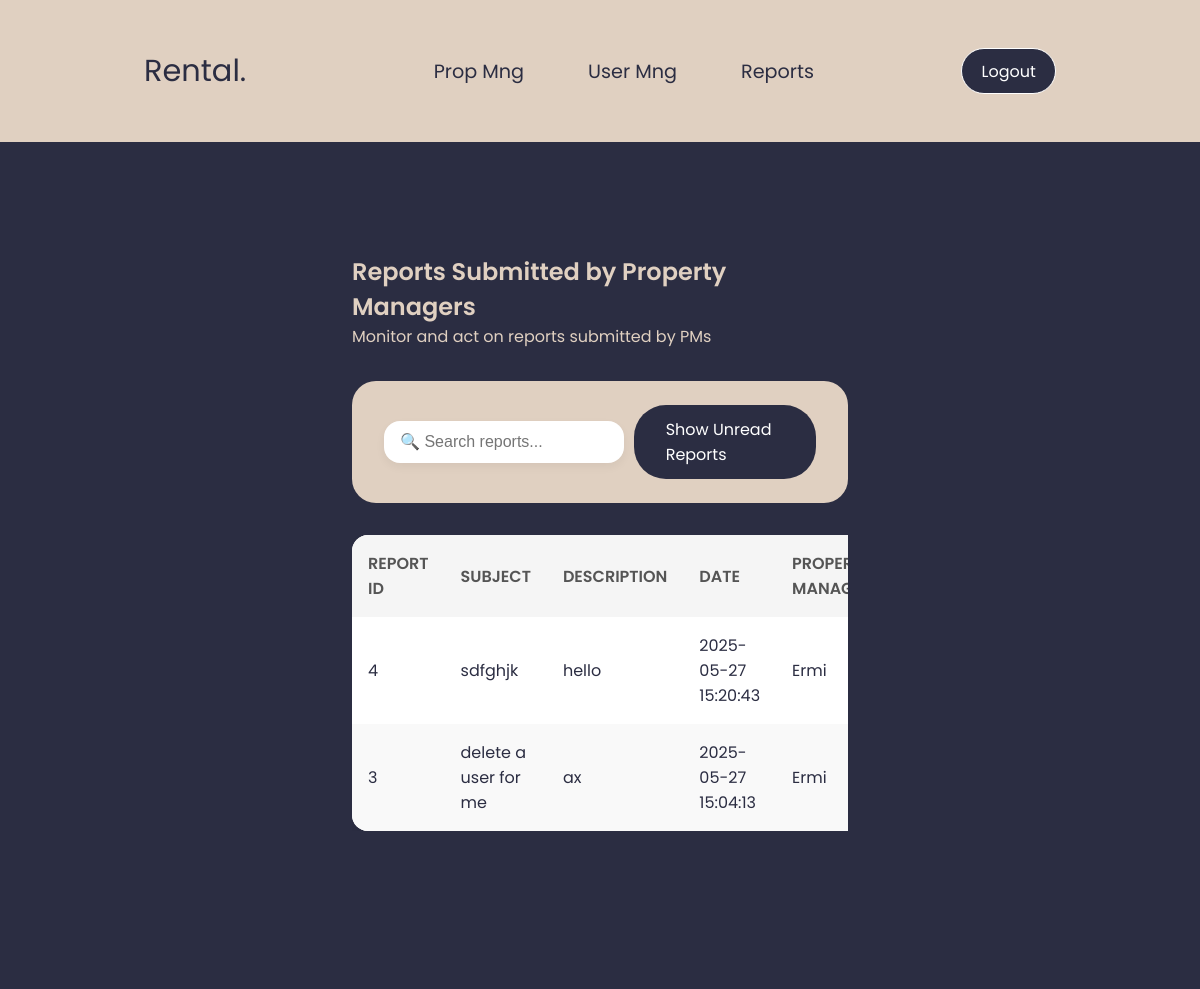
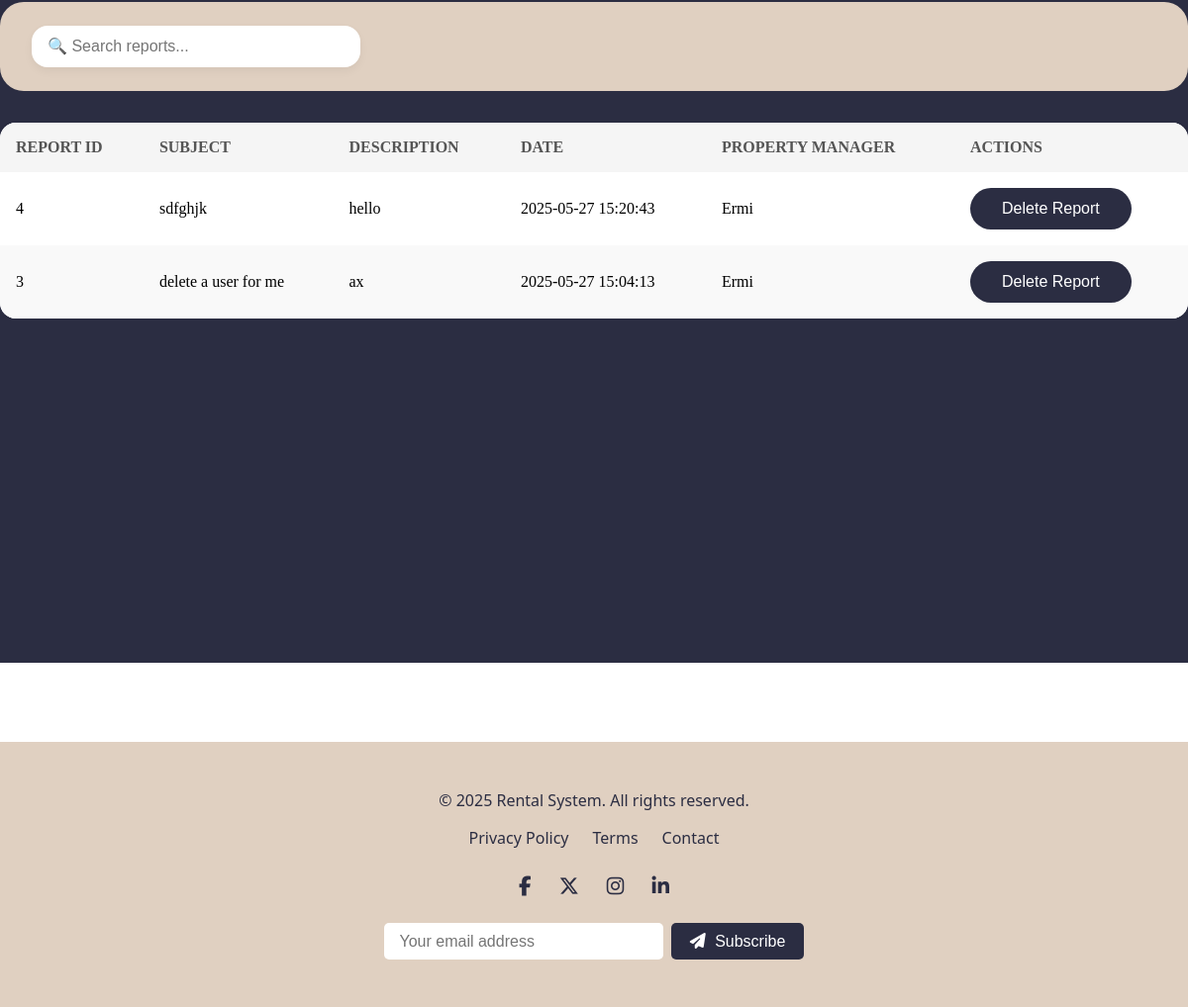
The app's page /admin/view_reports.php?show_read=1 (signed in) with its own data (2 pictures, top to bottom).
### tables this page shows
CREATE TABLE `reports_for_admin` (
  `id` int(11) NOT NULL,
  `property_manager_id` int(11) NOT NULL,
  `subject` text NOT NULL,
  `description` text NOT NULL,
  `created_at` timestamp NOT NULL DEFAULT current_timestamp(),
  `is_read` tinyint(1) NOT NULL DEFAULT 0
);

CREATE TABLE `users` (
  `id` int(11) NOT NULL,
  `name` varchar(100) NOT NULL,
  `email` varchar(100) NOT NULL,
  `password` varchar(255) NOT NULL,
  `role` enum('admin','tenant','owner','property_manager','government') NOT NULL,
  `status` enum('active','inactive','deleted') DEFAULT 'active',
  `created_at` timestamp NOT NULL DEFAULT current_timestamp()
);

### admin/view_reports.php (the view, shortened to what this page needs)
<?php
require_once '../config/db.php';
$show_read = isset($_GET['show_read']) && $_GET['show_read'] == 1;
if ($show_read) {
    $stmt = $pdo->prepare("
        SELECT r.id AS report_id, r.subject, r.description, r.created_at, r.is_read,
               pm.name AS pm_name
        FROM reports_for_admin r
        JOIN users pm ON r.property_manager_id = pm.id
        WHERE r.is_read = 1
        ORDER BY r.created_at DESC
    ");
}
$stmt->execute();
$reports = $stmt->fetchAll(PDO::FETCH_ASSOC);
?>
<!DOCTYPE html>
<html lang="en">
<head>
    <link rel="stylesheet" href="../assets/style1.css" />
    <link rel="stylesheet" href="../assets/fonts/all.css">
</head>
<body>
  <div class="prop_con">
    <div class="navbar prop_nav">
      <p>Rental.</p>
      <ul>
        <li><a href="manage_pm.php">Prop Mng</a></li>
        <li><a href="manage_users.php">User Mng</a></li>
        <li><a href="view_reports.php" class="active">Reports</a></li>
      </ul>
      <button class="btn" type="button" onclick="window.location.href='../auth/logout.php'">Logout</button>
    </div>
    <div class="container">
      <h2>Reports Submitted by Property Managers</h2>
      <p>Monitor and act on reports submitted by PMs</p>
<div class="top-bar">
  <input type="text" id="searchInput" placeholder="🔍 Search reports...">
  <a href="view_reports.php?show_read=<?= $show_read ? 0 : 1 ?>" class="btn" style="margin-left:10px;">
    <?= $show_read ? 'Show Unread Reports' : 'Show Read Reports' ?>
  </a>
</div>
<?php if (!$reports): ?>
  <p>No reports found.</p>
<?php else: ?>
  <div style="overflow-x:auto;">
    <table class="user-table" id="reportTable">
      <thead>
        <tr>
          <th>Report ID</th>
          <th>Subject</th>
          <th>Description</th>
          <th>Date</th>
          <th>Property Manager</th>
        </tr>
      </thead>
      <tbody>
        <?php foreach ($reports as $r): ?>
          <tr>
            <td><?= htmlspecialchars($r['report_id']) ?></td>
            <td><?= htmlspecialchars($r['subject']) ?></td>
            <td><?= htmlspecialchars($r['description']) ?></td>
            <td><?= htmlspecialchars($r['created_at']) ?></td>
            <td><?= htmlspecialchars($r['pm_name']) ?></td>
          </tr>
        <?php endforeach; ?>
      </tbody>
    </table>
  </div>
<?php endif; ?>
    </div>
            <?php if (!$reports): ?>
            <p>No reports found.</p>
            <?php else: ?>
            <div class="top-bar">
                <input type="text" id="searchInput" placeholder="🔍 Search reports...">
            </div>
            <div style="overflow-x:auto;">
                <table class="user-table" id="reportTable">
                    <thead>
                        <tr>
                            <th>Report ID</th>
                            <th>Subject</th>
                            <th>Description</th>
                            <th>Date</th>
                            <th>Property Manager</th>
                            <th>Actions</th>
                        </tr>
                    </thead>
                    <tbody>
                        <?php foreach ($reports as $r): ?>
                        <tr>
                            <td><?= htmlspecialchars($r['report_id']) ?></td>
                            <td><?= htmlspecialchars($r['subject']) ?></td>
                            <td><?= htmlspecialchars($r['description']) ?></td>
                            <td><?= htmlspecialchars($r['created_at']) ?></td>
                            <td><?= htmlspecialchars($r['pm_name']) ?></td>
                            <td class="actions">
                                <form method="POST" action="view_reports.php" style="display:inline;">
                                    <button class="btn" type="submit"
                                        onclick="return confirm('Delete this report?')">Delete Report</button>
                                </form>
                            </td>
                        </tr>
                        <?php endforeach; ?>
                    </tbody>
                </table>
            </div>
            <?php endif; ?>
        </div>
        <footer>
            <div class="footer">
                <div class="footer-container">
                    <div class="footer-top">
                        <p style="color: #2b2d42;">&copy; <?= date("Y") ?> Rental System. All rights reserved.</p>
                        <div class="footer-links">
                            <a href="#">Privacy Policy</a>
                            <a href="#">Terms</a>
                            <a href="#">Contact</a>
                        </div>
                    </div>
                    <div class="footer-social">
                        <a href="#"><i class="fab fa-facebook-f"></i></a>
                        <a href="#"><i class="fab fa-x-twitter"></i></a>
                        <a href="#"><i class="fab fa-instagram"></i></a>
                        <a href="#"><i class="fab fa-linkedin-in"></i></a>
                    </div>
                    <div class="footer-newsletter">
                        <form action="#" method="post">
                            <input type="email" placeholder="Your email address" required>
                            <button type="submit"><i class="fa fa-paper-plane"></i> Subscribe</button>
                        </form>
                    </div>
                </div>
            </div>
        </footer>
</body>
</html>

### assets/style1.css (style rules this page uses)
* { margin: 0; }
:root { --primary-color: #2b2d42; --secondary-color: #b2b2b2; --tertiary-color: #e0d0c1; --text-color: #ffffff; }
.container { padding: 3rem 6rem; font-family: poppins; color: var(--primary-color); margin: 4rem 16rem 7rem 16rem; }
.container h2, p { color: var(--tertiary-color); }
.prop_con { height: 100vh; overflow-y: auto; background-color: var(--primary-color); }
.prop_nav { padding: 3rem 9rem; background-color: #e0d0c1; }
.prop_nav p, li a { color: var(--primary-color); }
.navbar { display: flex; justify-content: space-between; align-items: center; padding: 3rem 9rem; }
.navbar p { font-family: poppins; color: var(--primary-color); font-size: 1.9rem; }
.navbar ul { font-family: poppins; display: flex; gap: 4rem; font-size: 1.2rem; }
.navbar li, a { text-decoration: none; color: var(--text-color); list-style: none; transition: color 0.3s ease; }
.navbar button { background-color: var(--primary-color); font-family: poppins; padding: 0.6rem 1.2rem; border: 1px solid white; border-radius: 1.5rem; font-size: 1rem; transition: background 0.5s ease-in-out; }
.top-bar { display: flex; justify-content: space-between; align-items: center; background: var(--tertiary-color); padding: 1.5rem 2rem; border-radius: 1.5rem; margin-bottom: 2rem; margin-top: 2rem; backdrop-filter: blur(10px); }
.top-bar input { padding: 0.75rem 1rem; border-radius: 1rem; border: none; font-size: 1rem; width: 300px; box-shadow: 0 4px 10px rgba(0, 0, 0, 0.05); background: #fff; color: var(--primary-color); }
.btn { padding: 0.75rem 2rem; background: var(--primary-color); color: #fff; border: none; border-radius: 2rem; font-size: 1rem; cursor: pointer; transition: all 0.3s ease; }
.user-table { width: 100%; border-collapse: collapse; background: #fff; border-radius: 1rem; overflow: hidden; box-shadow: 0 4px 10px rgba(0, 0, 0, 0.05); }
.user-table th, .user-table td { padding: 1rem; text-align: left; }
.user-table th { background: #f5f5f5; color: #555; font-weight: 600; text-transform: uppercase; }
.user-table tbody tr:nth-child(even) { background: #f9f9f9; }
.footer { background-color: var(--tertiary-color); color: var(--primary-color); padding: 3rem 1rem; margin-top: 5rem; font-family: "Segoe UI", sans-serif; }
.footer-container { max-width: 1200px; margin: 0 auto; text-align: center; }
.footer-top { margin-bottom: 1.5rem; }
.footer p { font-size: clamp(0.9rem, 2.5vw, 1rem); margin: 0; }
.footer-links { margin-top: 1rem; display: flex; justify-content: center; gap: 1.5rem; flex-wrap: wrap; }
.footer-links a { color: var(--primary-color); text-decoration: none; font-size: clamp(0.9rem, 2.5vw, 1rem); transition: color 0.3s ease; }
.footer-social { margin: 1.5rem 0; }
.footer-social a { color: var(--primary-color); font-size: 1.25rem; margin: 0 0.75rem; transition: color 0.3s ease; }
.footer-newsletter form { display: flex; justify-content: center; flex-wrap: wrap; gap: 0.5rem; margin-top: 1rem; }
.footer-newsletter input[type="email"] { padding: 0.6rem 1rem; border: none; border-radius: 5px; font-size: 1rem; width: 250px; max-width: 100%; }
.footer-newsletter button { padding: 0.6rem 1.2rem; background-color: var(--primary-color); border: none; color: #fff; font-size: 1rem; border-radius: 5px; cursor: pointer; transition: background 0.3s ease; }
.footer-newsletter button i { margin-right: 5px; }

### records on screen
reports_for_admin: id "4", subject "sdfghjk", description "hello", created_at "2025-05-27 15:20:43", property_manager.name "Ermi"
reports_for_admin: id "3", subject "delete a user for me", description "ax", created_at "2025-05-27 15:04:13", property_manager.name "Ermi"
